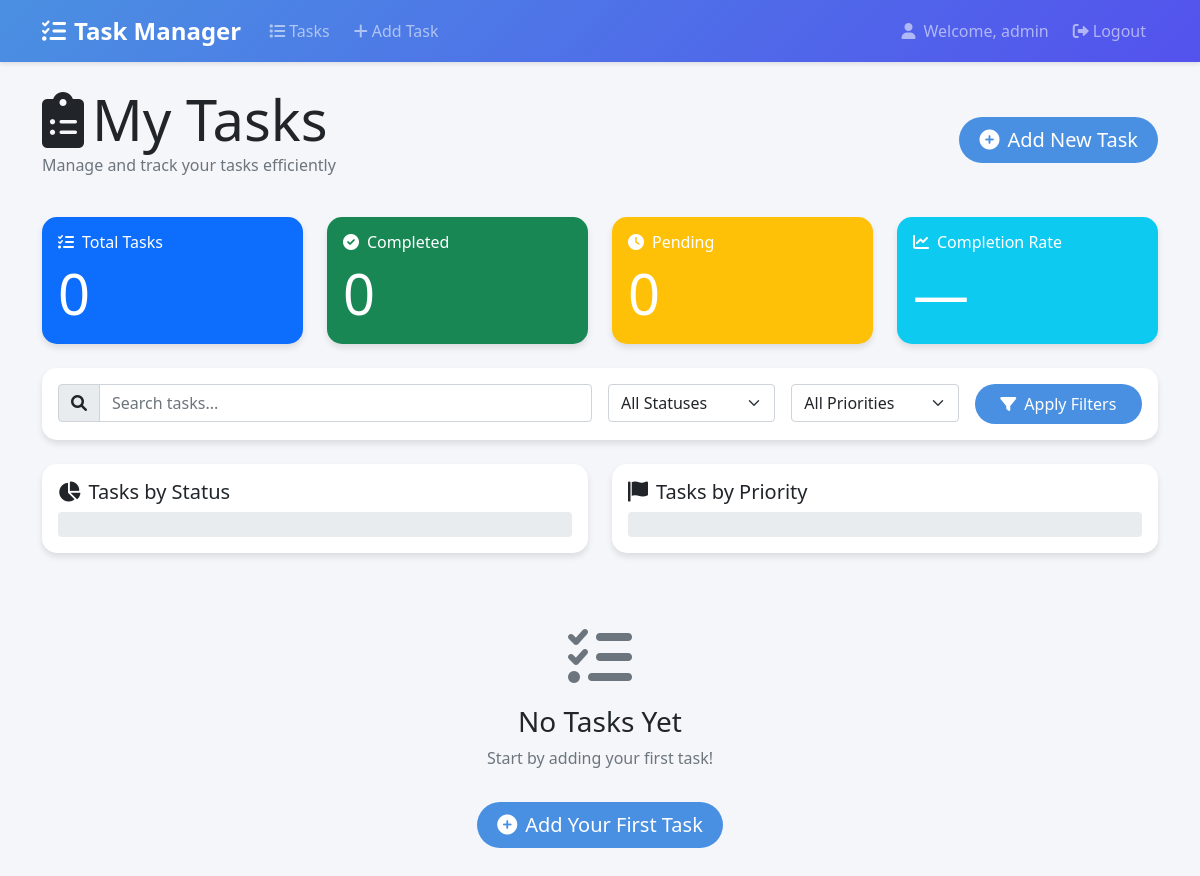
The app's page / (signed in), older data.
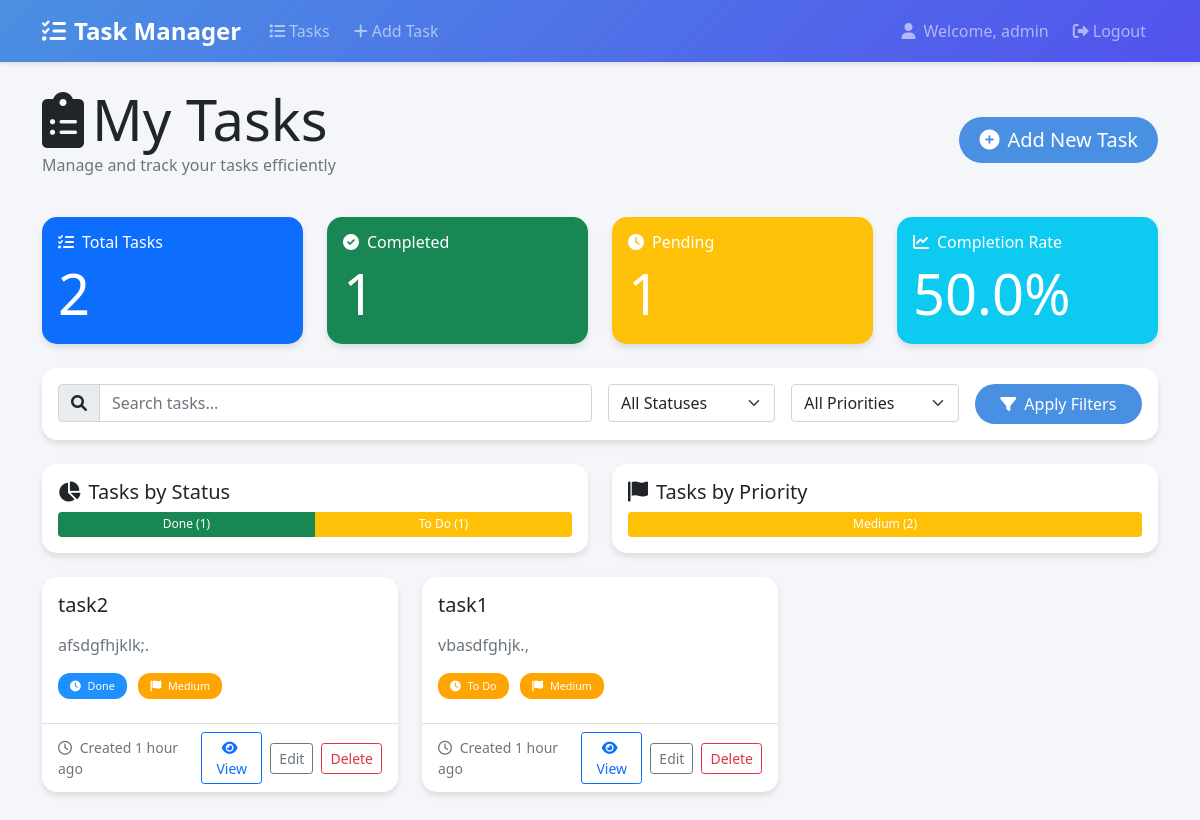
The same page, newer data.
### app_treking/models.py (models this page shows, shortened)
class Task(models.Model):
    STATUS_CHOICES = (
        ("todo" , "To Do"),
        ("inprogress" , "In Progress"),
        ("done" , "Done"),
    )
    PRIORETI_CHOICES = (
        ("low" , "Low"),
        ("medium" , "Medium"),
        ("high" , "High"),
    )
    title = models.CharField(max_length=200)
    description = models.TextField()
    created_at = models.DateTimeField(auto_now_add=True)
    updated_at = models.DateTimeField(auto_now=True)
    completed = models.BooleanField(default=False)
    user = models.ForeignKey(User, on_delete=models.CASCADE)

class TaskDetail(models.Model):
    task = models.OneToOneField(Task, on_delete=models.CASCADE, related_name='details')
    status = models.CharField(max_length=20, choices=Task.STATUS_CHOICES, default="todo")
    priority = models.CharField(max_length=20, choices=Task.PRIORETI_CHOICES, default="medium")
    due_date = models.DateTimeField(null=True, blank=True)

### app_treking/views.py (the view)
# urls.py: path('', TaskListView.as_view(), name='task_list'),
class TaskListView(LoginRequiredMixin, ListView):
    model = Task
    template_name = 'app_treking/task_list.html'
    context_object_name = 'tasks'
    paginate_by = TASKS_PER_PAGE
    def get_queryset(self):
        qs = Task.objects.filter(user=self.request.user).select_related('details').prefetch_related('attachments')
        search_query = self.request.GET.get('search', '')
        if search_query:
            qs = qs.filter(Q(title__icontains=search_query) | Q(description__icontains=search_query))
        status_filter = self.request.GET.get('status', '')
        if status_filter:
            qs = qs.filter(details__status=status_filter)
        priority_filter = self.request.GET.get('priority', '')
        if priority_filter:
            qs = qs.filter(details__priority=priority_filter)
        qs = qs.order_by('-created_at')
        return qs
    def get_context_data(self, **kwargs):
        context = super().get_context_data(**kwargs)
        base_qs = Task.objects.filter(user=self.request.user)
        tasks = base_qs.select_related('details')
        total_tasks = tasks.count()
        tasks_by_status = tasks.values('details__status').annotate(count=Count('id'))
        tasks_by_priority = tasks.values('details__priority').annotate(count=Count('id'))
        completed_tasks = tasks.filter(details__status='done').count()
        pending_tasks = total_tasks - completed_tasks
        completion_rate = (completed_tasks / total_tasks * 100) if total_tasks > 0 else 0
        context.update({
            'search_query': self.request.GET.get('search', ''),
            'status_filter': self.request.GET.get('status', ''),
            'priority_filter': self.request.GET.get('priority', ''),
            'total_tasks': total_tasks,
            'tasks_by_status': tasks_by_status,
            'tasks_by_priority': tasks_by_priority,
            'completed_tasks': completed_tasks,
            'pending_tasks': pending_tasks,
            'completion_rate': completion_rate,
        })
        return context

### app_treking/templatetags/task_filters.py (called while the page is built)
@register.filter
def percentage(value, total):
    try:
        return (value / total) * 100
    except (ValueError, ZeroDivisionError):
        return 0

### app_treking/templates/app_treking/task_list.html (shortened to what this page needs)
{% extends "base.html" %}
{% load task_filters %}
{% block content %}
<div class="row mb-4">
    <div class="col-md-8">
        <h2 class="display-4 mb-0">
            <i class="fas fa-clipboard-list me-2"></i>My Tasks
        </h2>
        <p class="text-muted">Manage and track your tasks efficiently</p>
    </div>
    <div class="col-md-4 text-end d-flex align-items-center justify-content-end">
        <a href="{% url 'add_task' %}" class="btn btn-primary btn-lg">
            <i class="fas fa-plus-circle me-2"></i>Add New Task
        </a>
    </div>
</div>
<div class="row mb-4">
    <div class="col-md-3">
        <div class="card bg-primary text-white">
            <div class="card-body">
                <h6 class="card-title">
                    <i class="fas fa-tasks me-2"></i>Total Tasks
                </h6>
                <h2 class="display-4 mb-0">{{ total_tasks }}</h2>
            </div>
        </div>
    </div>
    <div class="col-md-3">
        <div class="card bg-success text-white">
            <div class="card-body">
                <h6 class="card-title">
                    <i class="fas fa-check-circle me-2"></i>Completed
                </h6>
                <h2 class="display-4 mb-0">{{ completed_tasks }}</h2>
            </div>
        </div>
    </div>
    <div class="col-md-3">
        <div class="card bg-warning text-white">
            <div class="card-body">
                <h6 class="card-title">
                    <i class="fas fa-clock me-2"></i>Pending
                </h6>
                <h2 class="display-4 mb-0">{{ pending_tasks }}</h2>
            </div>
        </div>
    </div>
    <div class="col-md-3">
        <div class="card bg-info text-white">
            <div class="card-body">
                <h6 class="card-title">
                    <i class="fas fa-chart-line me-2"></i>Completion Rate
                </h6>
                {% if total_tasks == 0 %}
                <h2 class="display-4 mb-0">—</h2>
                {% elif completion_rate|floatformat:0 == '100' %}
                <h2 class="display-4 mb-0">All done</h2>
                {% else %}
                <h2 class="display-4 mb-0">{{ completion_rate|floatformat:1 }}%</h2>
                {% endif %}
            </div>
        </div>
    </div>
</div>
<div class="row mb-4">
    <div class="col-12">
        <div class="card">
            <div class="card-body">
                <form method="get" class="row g-3">
                    <div class="col-md-6">
                        <div class="input-group">
                            <span class="input-group-text">
                                <i class="fas fa-search"></i>
                            </span>
                            <input type="text" name="search" class="form-control" placeholder="Search tasks..."
                                   value="{{ search_query }}">
                        </div>
                    </div>
                    <div class="col-md-2">
                        <select name="status" class="form-select">
                            <option value="">All Statuses</option>
                        </select>
                    </div>
                    <div class="col-md-2">
                        <select name="priority" class="form-select">
                            <option value="">All Priorities</option>
                        </select>
                    </div>
                    <div class="col-md-2">
                        <button type="submit" class="btn btn-primary w-100">
                            <i class="fas fa-filter me-2"></i>Apply Filters
                        </button>
                    </div>
                </form>
            </div>
        </div>
    </div>
</div>
<div class="row mb-4">
    <div class="col-md-6">
        <div class="card">
            <div class="card-body">
                <h5 class="card-title">
                    <i class="fas fa-chart-pie me-2"></i>Tasks by Status
                </h5>
                <div class="progress" style="height: 25px;">
                    {% for status in tasks_by_status %}
                    {% if status.details__status == 'todo' %}
                    <div class="progress-bar bg-warning" role="progressbar"
                         style="width: {{ status.count|percentage:total_tasks }}%">
                        To Do ({{ status.count }})
                    </div>
                    {% elif status.details__status == 'inprogress' %}
                    <div class="progress-bar bg-info" role="progressbar"
                         style="width: {{ status.count|percentage:total_tasks }}%">
                        In Progress ({{ status.count }})
                    </div>
                    {% elif status.details__status == 'done' %}
                    <div class="progress-bar bg-success" role="progressbar"
                         style="width: {{ status.count|percentage:total_tasks }}%">
                        Done ({{ status.count }})
                    </div>
                    {% endif %}
                    {% endfor %}
                </div>
            </div>
        </div>
    </div>
    <div class="col-md-6">
        <div class="card">
            <div class="card-body">
                <h5 class="card-title">
                    <i class="fas fa-flag me-2"></i>Tasks by Priority
                </h5>
                <div class="progress" style="height: 25px;">
                    {% for priority in tasks_by_priority %}
                    {% if priority.details__priority == 'high' %}
                    <div class="progress-bar bg-danger" role="progressbar"
                         style="width: {{ priority.count|percentage:total_tasks }}%">
                        High ({{ priority.count }})
                    </div>
                    {% elif priority.details__priority == 'medium' %}
                    <div class="progress-bar bg-warning" role="progressbar"
                         style="width: {{ priority.count|percentage:total_tasks }}%">
                        Medium ({{ priority.count }})
                    </div>
                    {% elif priority.details__priority == 'low' %}
                    <div class="progress-bar bg-success" role="progressbar"
                         style="width: {{ priority.count|percentage:total_tasks }}%">
                        Low ({{ priority.count }})
                    </div>
                    {% endif %}
                    {% endfor %}
                </div>
            </div>
        </div>
    </div>
</div>
<div class="row">
    {% for task in tasks %}
    <div class="col-md-4 mb-4">
        <div class="card h-100">
            <div class="card-body">
                <div class="d-flex justify-content-between align-items-start mb-3">
                    <h5 class="card-title mb-0">
                        <a href="{% url 'task_detail' task.id %}" class="text-decoration-none text-dark">
                            {{ task.title }}
                        </a>
                    </h5>
                </div>
                <p class="card-text text-muted">{{ task.description|truncatewords:30 }}</p>
                {% if task.details %}
                <div class="task-meta mt-3">
                    <div class="mb-2">
                        <span class="badge bg-{{ task.details.status }} me-2">
                            <i class="fas fa-clock me-1"></i>
                            {{ task.details.get_status_display }}
                        </span>
                        <span class="badge bg-{{ task.details.priority }}">
                            <i class="fas fa-flag me-1"></i>
                            {{ task.details.get_priority_display }}
                        </span>
                    </div>
                </div>
                {% endif %}
            </div>
            <div class="card-footer bg-transparent">
                <div class="d-flex justify-content-between align-items-center">
                    <small class="text-muted">
                        <i class="far fa-clock me-1"></i>
                        Created {{ task.created_at|timesince }} ago
                    </small>
                    <div class="d-flex gap-2 align-items-center">
                        <a href="{% url 'task_detail' task.id %}" class="btn btn-sm btn-outline-primary">
                            <i class="fas fa-eye me-1"></i>View
                        </a>
                        {% if user == task.user or user.is_staff %}
                        <a href="{% url 'edit_task' task.id %}" class="btn btn-sm btn-outline-secondary">Edit</a>
                        <form method="post" action="{% url 'delete_task' task.id %}" style="display:inline">
                            <button type="submit" class="btn btn-sm btn-outline-danger">Delete</button>
                        </form>
                        {% endif %}
                    </div>
                </div>
            </div>
        </div>
    </div>
    {% empty %}
    <div class="col-12 text-center py-5">
        <div class="empty-state">
            <i class="fas fa-tasks fa-4x mb-3 text-muted"></i>
            <h3>No Tasks Yet</h3>
            <p class="text-muted">Start by adding your first task!</p>
            <a href="{% url 'add_task' %}" class="btn btn-primary btn-lg mt-3">
                <i class="fas fa-plus-circle me-2"></i>Add Your First Task
            </a>
        </div>
    </div>
    {% endfor %}
</div>
{% endblock %}

### app_treking/templates/base.html (shortened to what this page needs)
{% load static %}
<!DOCTYPE html>
<html lang="en">
<head>
    <link href="https://cdn.jsdelivr.net/npm/bootstrap@5.1.3/dist/css/bootstrap.min.css" rel="stylesheet">
    <link href="https://cdnjs.cloudflare.com/ajax/libs/font-awesome/6.0.0/css/all.min.css" rel="stylesheet">
</head>
<body>
    <nav class="navbar navbar-expand-lg navbar-dark">
        <div class="container">
            <a class="navbar-brand" href="{% url 'task_list' %}">
                <i class="fas fa-tasks me-2"></i>Task Manager
            </a>
            <div class="collapse navbar-collapse" id="navbarNav">
                <ul class="navbar-nav me-auto">
                    {% if user.is_authenticated %}
                    <li class="nav-item">
                        <a class="nav-link" href="{% url 'task_list' %}">
                            <i class="fas fa-list me-1"></i>Tasks
                        </a>
                    </li>
                    <li class="nav-item">
                        <a class="nav-link" href="{% url 'add_task' %}">
                            <i class="fas fa-plus me-1"></i>Add Task
                        </a>
                    </li>
                    {% endif %}
                </ul>
                <ul class="navbar-nav">
                    {% if user.is_authenticated %}
                    <li class="nav-item user-welcome">
                        <span class="nav-link">
                            <i class="fas fa-user"></i>Welcome, {{ user.username }}
                        </span>
                    </li>
                    <li class="nav-item">
                        <a class="nav-link" href="{% url 'logout' %}">
                            <i class="fas fa-sign-out-alt me-1"></i>Logout
                        </a>
                    </li>
                    {% endif %}
                </ul>
            </div>
        </div>
    </nav>
    <div class="container py-4">
        {% block content %}
        {% endblock %}
    </div>
</body>
</html>

### app_treking/templates/base.html (style rules this page uses)
:root { --primary-color: #4a90e2; --secondary-color: #f5f6fa; --accent-color: #5352ed; }
body { background-color: var(--secondary-color); font-family: 'Segoe UI', Tahoma, Geneva, Verdana, sans-serif; }
.navbar { background: linear-gradient(135deg, var(--primary-color), var(--accent-color)); box-shadow: 0 2px 4px rgba(0,0,0,0.1); }
.navbar-brand { font-weight: 600; font-size: 1.5rem; }
.card { border: none; border-radius: 15px; box-shadow: 0 4px 6px rgba(0,0,0,0.1); transition: transform 0.2s ease; }
.btn-primary { background: var(--primary-color); border: none; border-radius: 25px; padding: 8px 20px; transition: all 0.3s ease; }
.badge { padding: 8px 12px; border-radius: 12px; font-weight: 500; }
.bg-todo { background-color: #ffa502; }
.bg-done { background-color: #1e90ff; }
.bg-medium { background-color: #ffa502; }
.nav-link { font-weight: 500; padding: 8px 16px; margin: 0 4px; border-radius: 20px; transition: all 0.3s ease; }
.user-welcome { display: flex; align-items: center; }
.user-welcome i { margin-right: 8px; }
.task-meta { font-size: 0.9rem; color: #6c757d; }

Row changes from the older to the newer data that the page shows:
added Task: title "task2", description "afsdgfhjklk;.", details.status "Done", details.priority "Medium", created_at "1 hour", shows "Edit"
added Task: title "task1", description "vbasdfghjk.,", details.status "To Do", details.priority "Medium", created_at "1 hour", shows "Edit"
Text that changed along with them:
{{ total_tasks }}: "0" → "2"
{{ completed_tasks }}: "0" → "1"
{{ pending_tasks }}: "0" → "1"
{{ completion_rate|floatformat:1 }}: (not shown) → "50.0"
text no longer shown: "— No Tasks Yet Start by adding your first task! Add Your First Task"
new list line: "Done ( 1 )"
new list line: "To Do ( 1 )"
new list line: "Medium ( 2 )"
